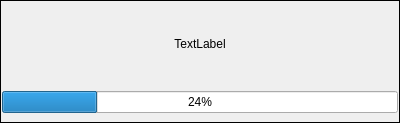
<ui version="4.0" >
 <class>ProgressControl</class>
 <widget class="QDialog" name="ProgressControl" >
  <property name="windowModality" >
   <enum>Qt::ApplicationModal</enum>
  </property>
  <property name="geometry" >
   <rect>
    <x>0</x>
    <y>0</y>
    <width>400</width>
    <height>123</height>
   </rect>
  </property>
  <property name="windowTitle" >
   <string>Dialog</string>
  </property>
  <property name="modal" >
   <bool>true</bool>
  </property>
  <layout class="QVBoxLayout" name="verticalLayout" >
   <property name="spacing" >
    <number>0</number>
   </property>
   <property name="margin" >
    <number>0</number>
   </property>
   <item>
    <widget class="QFrame" name="WindowsFrame" >
     <property name="frameShape" >
      <enum>QFrame::Box</enum>
     </property>
     <property name="frameShadow" >
      <enum>QFrame::Plain</enum>
     </property>
     <layout class="QVBoxLayout" name="verticalLayout_3" >
      <property name="leftMargin" >
       <number>1</number>
      </property>
      <property name="topMargin" >
       <number>1</number>
      </property>
      <property name="rightMargin" >
       <number>1</number>
      </property>
      <item>
       <widget class="QLabel" name="labelText" >
        <property name="text" >
         <string>TextLabel</string>
        </property>
        <property name="alignment" >
         <set>Qt::AlignCenter</set>
        </property>
       </widget>
      </item>
      <item>
       <widget class="QProgressBar" name="progressBar" >
        <property name="value" >
         <number>24</number>
        </property>
       </widget>
      </item>
     </layout>
    </widget>
   </item>
  </layout>
 </widget>
 <resources/>
 <connections/>
</ui>
